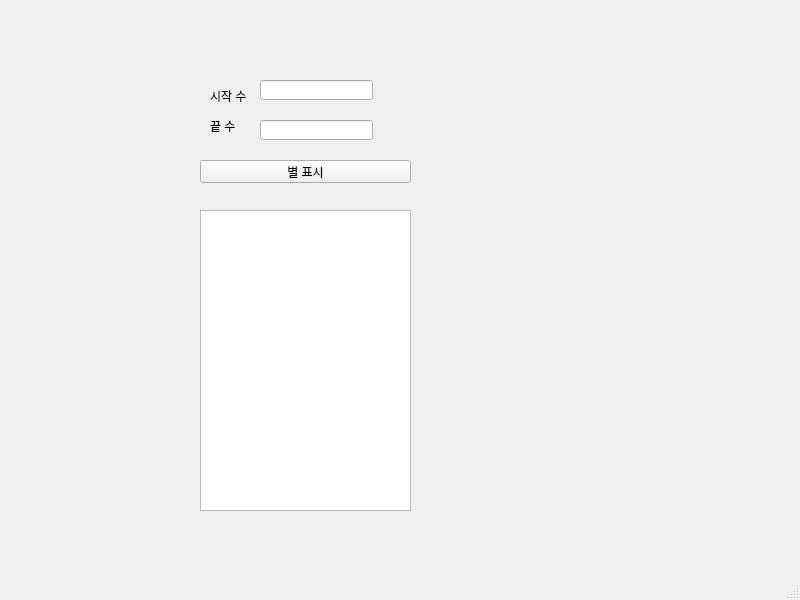
<?xml version="1.0" encoding="UTF-8"?>
<ui version="4.0">
 <class>MainWindow</class>
 <widget class="QMainWindow" name="MainWindow">
  <property name="geometry">
   <rect>
    <x>0</x>
    <y>0</y>
    <width>800</width>
    <height>600</height>
   </rect>
  </property>
  <property name="windowTitle">
   <string>MainWindow</string>
  </property>
  <widget class="QWidget" name="centralwidget">
   <widget class="QLineEdit" name="le_first">
    <property name="geometry">
     <rect>
      <x>260</x>
      <y>80</y>
      <width>113</width>
      <height>20</height>
     </rect>
    </property>
   </widget>
   <widget class="QLabel" name="label_3">
    <property name="geometry">
     <rect>
      <x>210</x>
      <y>90</y>
      <width>56</width>
      <height>12</height>
     </rect>
    </property>
    <property name="text">
     <string>시작 수</string>
    </property>
   </widget>
   <widget class="QPushButton" name="pb">
    <property name="geometry">
     <rect>
      <x>200</x>
      <y>160</y>
      <width>211</width>
      <height>23</height>
     </rect>
    </property>
    <property name="text">
     <string>별 표시</string>
    </property>
   </widget>
   <widget class="QTextEdit" name="te">
    <property name="geometry">
     <rect>
      <x>200</x>
      <y>210</y>
      <width>211</width>
      <height>301</height>
     </rect>
    </property>
   </widget>
   <widget class="QLabel" name="label_4">
    <property name="geometry">
     <rect>
      <x>210</x>
      <y>120</y>
      <width>56</width>
      <height>12</height>
     </rect>
    </property>
    <property name="text">
     <string>끝 수</string>
    </property>
   </widget>
   <widget class="QLineEdit" name="le_last">
    <property name="geometry">
     <rect>
      <x>260</x>
      <y>120</y>
      <width>113</width>
      <height>20</height>
     </rect>
    </property>
   </widget>
  </widget>
  <widget class="QMenuBar" name="menubar">
   <property name="geometry">
    <rect>
     <x>0</x>
     <y>0</y>
     <width>800</width>
     <height>21</height>
    </rect>
   </property>
  </widget>
  <widget class="QStatusBar" name="statusbar"/>
 </widget>
 <resources/>
 <connections/>
</ui>
